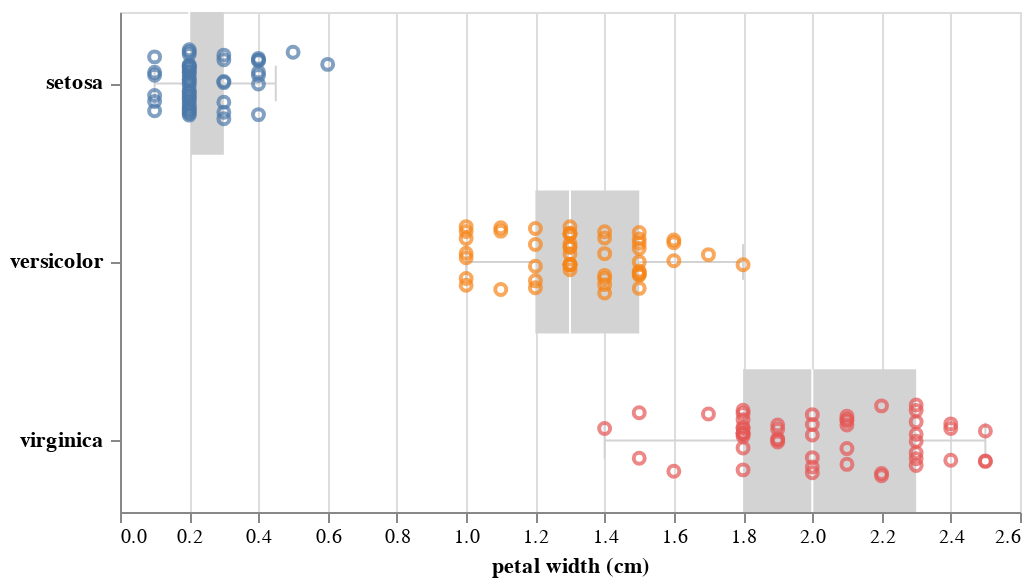

Source (notebook cell):
### Markdown cell above
**b)** Make a plot comparing the petal widths of the respective species. Comment on why you chose the plot you chose.

### Code cell
altcat.catplot(df_tidy,
               height=250,
               width=450,
               mark='point',
               encoding=dict(x='petal width (cm):Q',
                            y=alt.Y('species:N'),
                            color=alt.Color('species:N', legend=None),
                            tooltip=alt.Tooltip(['species:N', 
                                                 'petal width (cm):Q', 
                                                 'petal length (cm):Q', 
                                                 'sepal width (cm):Q'])),
               transform='jitterbox'
              ).configure_text(
                  fontWeight='bold'
              )

### Figure 1 — Vega-Lite specification as saved in the notebook (floating-point values rounded to 4 significant figures; data arrays with more than 128 entries replaced by an {"elided": "..."} marker saying what was removed)
{"$schema": "https://vega.github.io/schema/vega-lite/v2.6.0.json", "config": {"text": {"fontWeight": "bold"}, "view": {"height": 300, "width": 400}}, "datasets": {"data-05c4bc14a6364f52f9e5833033e8df2a": {"elided": "150 records"}, "data-720b6bc688e2da72c566cb488e03aad8": [{"bottom": 0.2, "bottom_whisker": 0.1, "cap_left": 1.9, "cap_right": 2.1, "left": 1.6, "middle": 0.2, "nominal_axis_value": 2, "right": 2.4, "species": "setosa", "top": 0.3, "top_whisker": 0.45}, {"bottom": 1.2, "bottom_whisker": 1, "cap_left": 0.9, "cap_right": 1.1, "left": 0.6, "middle": 1.3, "nominal_axis_value": 1, "right": 1.4, "species": "versicolor", "top": 1.5, "top_whisker": 1.8}, {"bottom": 1.8, "bottom_whisker": 1.4, "cap_left": -0.1, "cap_right": 0.1, "left": -0.4, "middle": 2, "nominal_axis_value": 0, "right": 0.4, "species": "virginica", "top": 2.3, "top_whisker": 2.5}], "data-bd2e5f68a2fbb4c31768a053952bd583": [{"__jitter": 0, "petal width (cm)": 0, "text": "virginica"}, {"__jitter": 1, "petal width (cm)": 0, "text": "versicolor"}, {"__jitter": 2, "petal width (cm)": 0, "text": "setosa"}]}, "layer": [{"layer": [{"data": {"name": "data-720b6bc688e2da72c566cb488e03aad8"}, "encoding": {"x": {"field": "bottom_whisker", "title": "petal width (cm)", "type": "quantitative"}, "x2": {"field": "bottom", "type": "quantitative"}, "y": {"field": "nominal_axis_value", "scale": {}, "type": "quantitative"}}, "height": 250, "mark": {"color": "lightgray", "opacity": 1, "type": "rule"}, "width": 450}, {"data": {"name": "data-720b6bc688e2da72c566cb488e03aad8"}, "encoding": {"x": {"field": "top", "title": "petal width (cm)", "type": "quantitative"}, "x2": {"field": "top_whisker", "type": "quantitative"}, "y": {"field": "nominal_axis_value", "scale": {}, "type": "quantitative"}}, "height": 250, "mark": {"color": "lightgray", "opacity": 1, "type": "rule"}, "width": 450}, {"data": {"name": "data-720b6bc688e2da72c566cb488e03aad8"}, "encoding": {"x": {"field": "bottom", "title": "petal width (cm)", "type": "quantitative"}, "x2": {"field": "top", "type": "quantitative"}, "y": {"field": "left", "scale": {}, "type": "quantitative"}, "y2": {"field": "right", "type": "quantitative"}}, "height": 250, "mark": {"color": "lightgray", "filled": true, "size": 0.4, "type": "bar"}, "width": 450}, {"data": {"name": "data-720b6bc688e2da72c566cb488e03aad8"}, "encoding": {"x": {"field": "middle", "title": "petal width (cm)", "type": "quantitative"}, "y": {"field": "left", "scale": {}, "type": "quantitative"}, "y2": {"field": "right", "type": "quantitative"}}, "height": 250, "mark": {"color": "white", "opacity": 1, "type": "rule"}, "width": 450}, {"data": {"name": "data-720b6bc688e2da72c566cb488e03aad8"}, "encoding": {"x": {"field": "bottom_whisker", "title": "petal width (cm)", "type": "quantitative"}, "y": {"field": "cap_left", "type": "quantitative"}, "y2": {"field": "cap_right", "type": "quantitative"}}, "height": 250, "mark": {"color": "lightgray", "opacity": 1, "type": "rule"}, "width": 450}, {"data": {"name": "data-720b6bc688e2da72c566cb488e03aad8"}, "encoding": {"x": {"field": "top_whisker", "title": "petal width (cm)", "type": "quantitative"}, "y": {"field": "cap_left", "type": "quantitative"}, "y2": {"field": "cap_right", "type": "quantitative"}}, "height": 250, "mark": {"color": "lightgray", "opacity": 1, "type": "rule"}, "width": 450}]}, {"layer": [{"data": {"name": "data-05c4bc14a6364f52f9e5833033e8df2a"}, "encoding": {"color": {"field": "species", "legend": null, "scale": {}, "type": "nominal"}, "tooltip": [{"field": "species", "type": "nominal"}, {"field": "petal width (cm)", "type": "quantitative"}, {"field": "petal length (cm)", "type": "quantitative"}, {"field": "sepal width (cm)", "type": "quantitative"}], "x": {"field": "petal width (cm)", "title": "petal width (cm)", "type": "quantitative"}, "y": {"axis": {"grid": false, "labels": false, "title": null, "values": [0, 1, 2]}, "field": "__jitter", "type": "quantitative"}}, "height": 250, "mark": {"type": "point"}, "width": 450}, {"data": {"name": "data-bd2e5f68a2fbb4c31768a053952bd583"}, "encoding": {"text": {"field": "text", "type": "nominal"}, "x": {"field": "petal width (cm)", "title": "petal width (cm)", "type": "quantitative"}, "y": {"axis": {"grid": false, "labels": false, "title": null, "values": [0, 1, 2]}, "field": "__jitter", "type": "quantitative"}}, "height": 250, "mark": {"align": "right", "baseline": "middle", "dx": -8, "type": "text"}, "width": 450}]}]}
